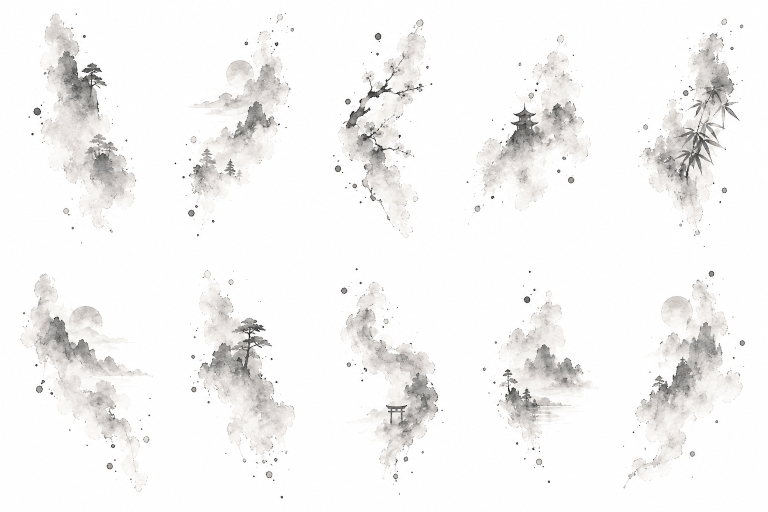
#> input picture assets/09B823FA-AD9C-4DA0-B082-2DF9B7F49D32.PNG, 1536 x 1024 px, found by its file name (shown at 1/2 size)
$ python 12-decouper-encres.py
#> lines starting #> are read from the running program, lines starting #| are printed output that depends on the picture; after the words box and inside, x2 and y2 are one past the last pixel; in counts of white or black regions, pixels touching at a corner belong together
# -*- coding: utf-8 -*-
"""Decoupe la planche de paysages a l'encre en motifs individuels detoures."""
import os, numpy as np
from PIL import Image, ImageFilter

BASE = "/Users/maximetatopoulos/App Max/Niko"
# Les planches de paysages, toutes montees en grille de motifs separes par du
# blanc. On garde les versions claires : les foncees ecrasent le papier.
PLANCHES = [
    "09B823FA-AD9C-4DA0-B082-2DF9B7F49D32.PNG",
    "8A65BDA4-8872-4BA5-80AB-B4607E75D66A.PNG",
    "2C13EA25-6DE1-47BD-994A-43E31C05F129.PNG",
]
DST  = os.path.join(BASE, "assets", "encres")
SEUIL = 6          # au-dela de ce niveau d'encre on considere le pixel peint
VIDE  = 5          # largeur mini d'une bande blanche pour separer deux motifs

# Les motifs sortent de la planche a 220 px de large et sont poses a plus de
# 700 px sur la carte : on les reechantillonne une bonne fois pour toutes plutot
# que de les laisser s'interpoler a chaque composition.
AGRANDIR = 3
NETTETE = (2, 55, 3)      # rayon, force, seuil du masque flou

# Les traits fins tres denses -- tiges de bambou, portique, branches -- montent a
# l'opacite maximale pendant que le lavis autour plafonne vers 0.2. Une fois la
# tache posee en filigrane, on ne voyait plus qu'eux. On ecrase donc le haut de
# l'echelle : en dessous du COUDE rien ne bouge, au-dessus l'opacite tend vers
# PLAFOND sans jamais l'atteindre.
COUDE = 0.34
PLAFOND = 0.56
ECLAIRCIR = 0.0    # part de blanc melangee a l'encre

def bandes(profil, vide):
    """Retourne les intervalles [debut, fin) ou le profil est non nul."""
    plein = profil > 0
    res, deb = [], None
    for i, p in enumerate(plein):
        if p and deb is None:
            deb = i
        elif not p and deb is not None:
            if i - deb > 0:
                res.append([deb, i])
            deb = None
    if deb is not None:
        res.append([deb, len(plein)])
    # fusionne les intervalles separes par moins de `vide` pixels
    fus = []
    for d, f in res:
        if fus and d - fus[-1][1] < vide:
            fus[-1][1] = f
        else:
            fus.append([d, f])
    return fus

def tasser(a):
    """Ecrase le haut de l'echelle d'opacite pour que les traits fins ne sortent
    plus du lavis. Continu et de pente 1 au coude, donc sans cassure visible."""
    t = a / 255.0
    haut = t > COUDE
    marge = PLAFOND - COUDE
    t[haut] = COUDE + marge * (1 - np.exp(-(t[haut] - COUDE) / marge))
    return t * 255.0


def detourer(rgb, alpha):
    """Retire le blanc : l'opacite vient de la densite d'encre."""
    a = tasser(alpha.astype(np.float32))
    couv = np.maximum(alpha.astype(np.float32), 1)[..., None]
    col = (rgb.astype(np.float32) - (255 - couv)) / couv * 255
    col = np.clip(col, 0, 255)
    col += (255 - col) * ECLAIRCIR
    out = np.dstack([col, a]).astype(np.uint8)
    img = Image.fromarray(out.astype(np.uint8), "RGBA")
    if AGRANDIR > 1:
        img = img.resize((img.width * AGRANDIR, img.height * AGRANDIR),
                         Image.LANCZOS)
        img = img.filter(ImageFilter.UnsharpMask(*NETTETE))
    return img

os.makedirs(DST, exist_ok=True)
for f in os.listdir(DST):
    os.remove(os.path.join(DST, f))

n = 0
for planche in PLANCHES:
    src = np.asarray(Image.open(os.path.join(BASE, "assets", planche)).convert("RGB"))
#> src is the input picture: shape (1024, 1536, 3); mean R, G, B 245.3, 244.5, 244
    encre = 255 - src.min(axis=2)
    masque = encre > SEUIL
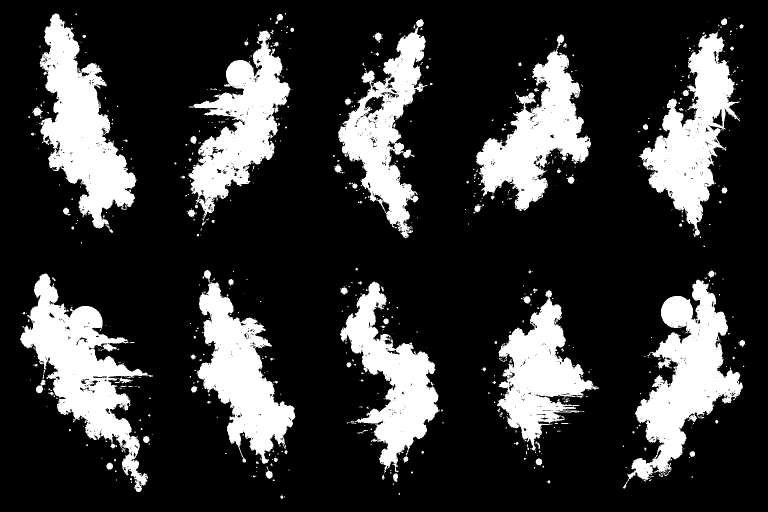
#> masque: shape (1024, 1536) bool (shown at 1/2 size); 21.4% white; 820 white regions (713 under 20 px), largest, box (x1, y1, x2, y2) and area: (40, 547, 306, 984) 38103, (79, 27, 273, 466) 37985, (1246, 559, 1486, 977) 37958
    for x0, x1 in bandes(masque.sum(axis=0), 20):
        colonne = masque[:, x0:x1]
        for y0, y1 in bandes(colonne.sum(axis=1), VIDE):
            bloc = masque[y0:y1, x0:x1]
            if bloc.sum() < 3000:
                continue
            # recadrage serre sur le motif
            ys, xs = np.where(bloc)
            ry0, ry1 = y0 + ys.min(), y0 + ys.max() + 1
            rx0, rx1 = x0 + xs.min(), x0 + xs.max() + 1
            a = encre[ry0:ry1, rx0:rx1].copy()
            a[a <= SEUIL] = 0
            img = detourer(src[ry0:ry1, rx0:rx1], a)
            n += 1
            img.save(os.path.join(DST, f"encre-{n:02d}.png"))
            print(f"encre-{n:02d}.png  {img.width}x{img.height}  ({planche[:8]})")
#> this loop made 5 passes
#> (x0, x1) on passes 1 to 5: (40, 306), (349, 591), (666, 887), (930, 1198), (1245, 1491)
#| encre-01.png  648x1317  (09B823FA)
#| encre-02.png  798x1311  (09B823FA)
#| encre-03.png  717x1275  (09B823FA)
#| encre-04.png  636x1266  (09B823FA)
#| encre-05.png  597x1317  (09B823FA)
#| encre-06.png  621x1221  (09B823FA)
#| encre-07.png  756x1074  (09B823FA)
#| encre-08.png  708x1098  (09B823FA)
#| encre-09.png  633x1323  (09B823FA)
#| encre-10.png  738x1314  (09B823FA)
#> pass 1, `colonne = masque[:, x0:x1]`:
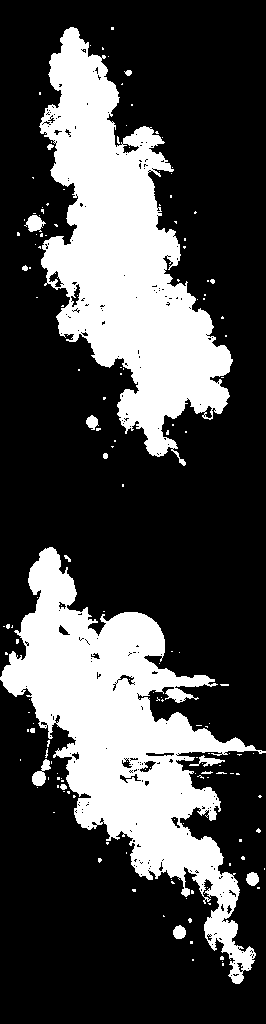
#> colonne: shape (1024, 266) bool; 28.7% white; 160 white regions (144 under 20 px), largest, box (x1, y1, x2, y2) and area: (0, 547, 266, 984) 38103, (39, 27, 233, 466) 37985, (32, 759, 51, 786) 250
#> pass 1, in tasser, `t = a / 255.0`:
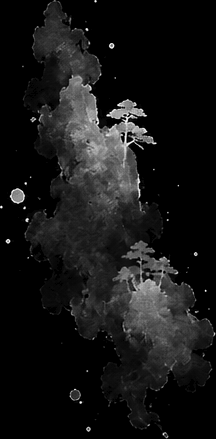
#> t: shape (439, 216) float32; min 0, max 1, mean 0.0852
#> pass 1, in tasser, `haut = t > COUDE`:
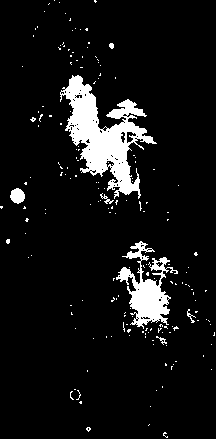
#> haut: shape (439, 216) bool; 8% white; 177 white regions (170 under 20 px), largest, box (x1, y1, x2, y2) and area: (60, 75, 157, 199) 4633, (116, 241, 178, 329) 2041, (10, 188, 25, 204) 175
#> after the loop:
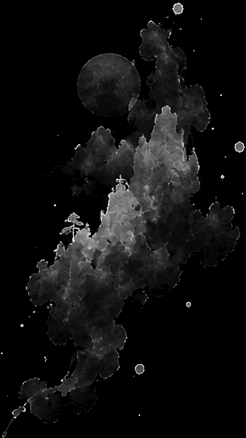
#> a: shape (438, 246); min 0, max 247, mean 15.5
#> after the loop:
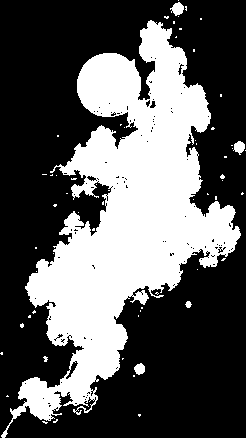
#> bloc: shape (438, 246) bool; 35.8% white; 62 white regions (57 under 20 px), largest, box (x1, y1, x2, y2) and area: (1, 20, 241, 438) 37958, (170, 2, 184, 16) 124, (233, 141, 245, 155) 108, (134, 363, 145, 375) 96, (185, 301, 192, 308) 33
#> after the loop:
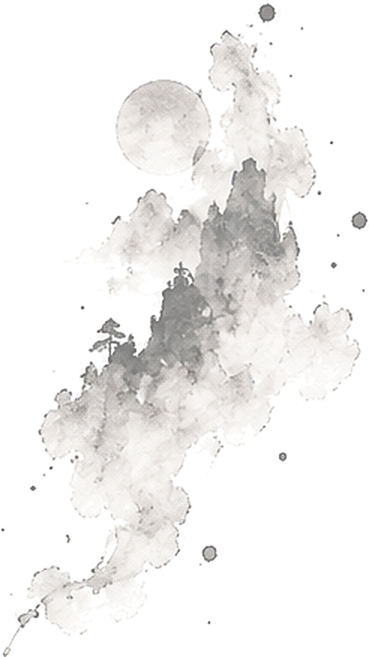
#> img: PIL image 738x1314 RGBA (shown at 1/2 size); mean R, G, B, A 21.9, 12, 0.2, 15.2; transparent parts drawn white
#> after the loop, n = 10
#> pass 2 of the loop `for planche in PLANCHES:`:
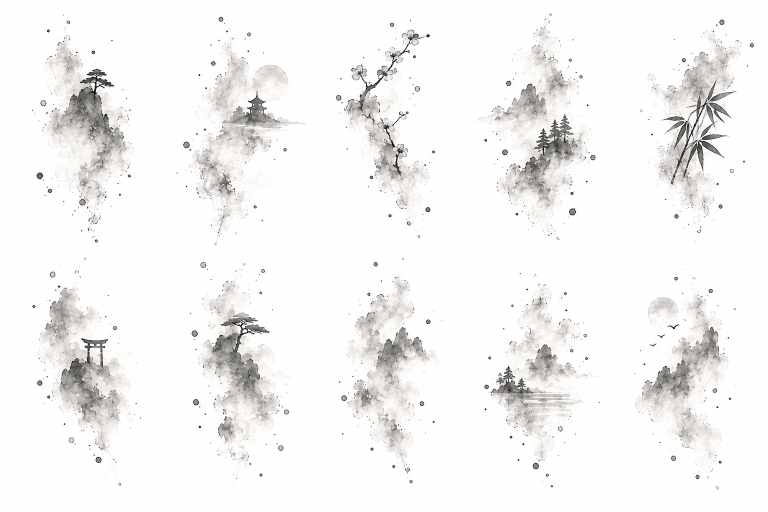
#> input picture assets/8A65BDA4-8872-4BA5-80AB-B4607E75D66A.PNG, 1536 x 1024 px, found by its file name (shown at 1/2 size)
#> src is the input picture: shape (1024, 1536, 3); mean R, G, B 244.5, 243.7, 243.2
#> `masque = encre > SEUIL`:
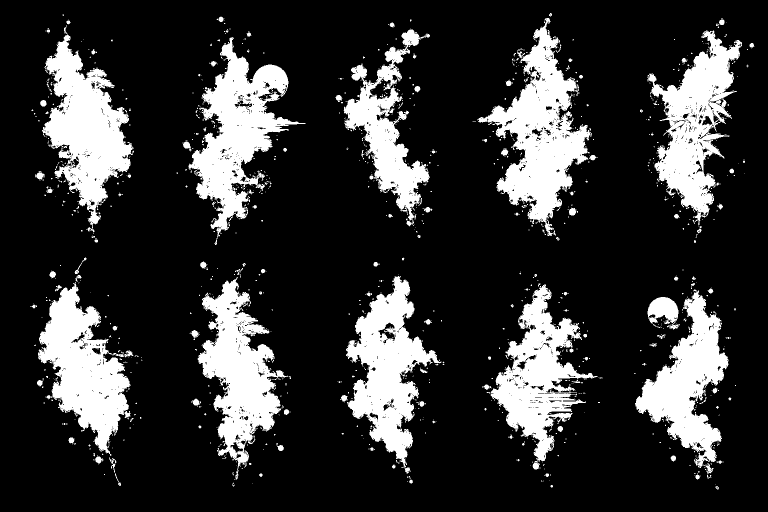
#> masque: shape (1024, 1536) bool (shown at 1/2 size); 20.4% white; 1329 white regions (1189 under 20 px), largest, box (x1, y1, x2, y2) and area: (955, 36, 1184, 472) 37084, (377, 74, 611, 490) 34028, (84, 51, 267, 464) 32921
#> the loop `for x0, x1 in bandes(masque.sum(axis=0), 20):` made 5 passes
#> (x0, x1) on passes 1 to 5: (61, 285), (353, 611), (671, 889), (945, 1205), (1268, 1509)
#> (printed output is left out)
#> after the loop `for x0, x1 in bandes(masque.sum(axis=0), 20):`:
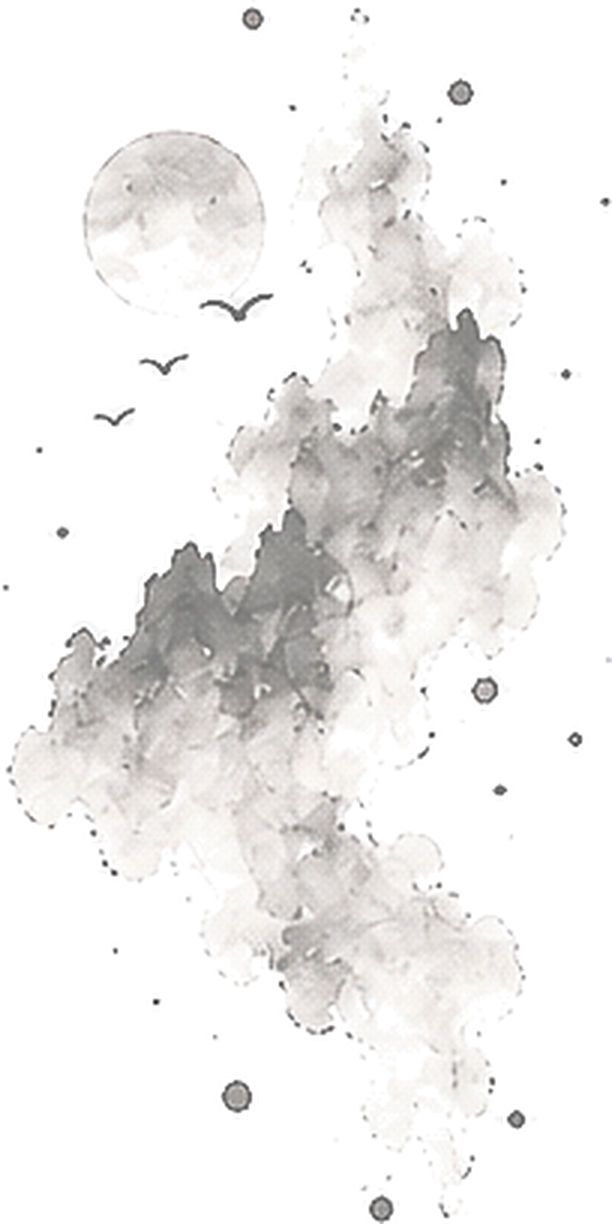
#> img: PIL image 612x1224 RGBA; mean R, G, B, A 22.4, 12, 0.3, 17.6; transparent parts drawn white
#> after the loop `for x0, x1 in bandes(masque.sum(axis=0), 20):`: n = 20
#> pass 3 of the loop `for planche in PLANCHES:`:
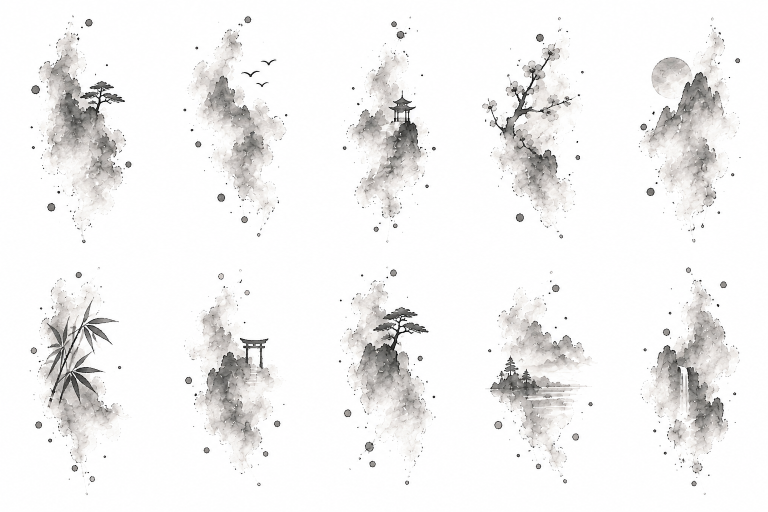
#> input picture assets/2C13EA25-6DE1-47BD-994A-43E31C05F129.PNG, 1536 x 1024 px, found by its file name (shown at 1/2 size)
#> src is the input picture: shape (1024, 1536, 3); mean R, G, B 241.9, 241.2, 240.7
#> `masque = encre > SEUIL`:
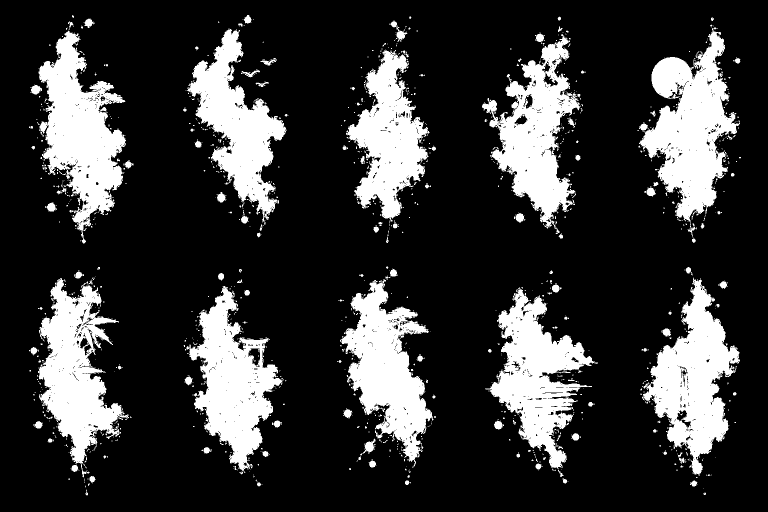
#> masque: shape (1024, 1536) bool (shown at 1/2 size); 21.8% white; 1359 white regions (1215 under 20 px), largest, box (x1, y1, x2, y2) and area: (1278, 56, 1480, 446) 37617, (77, 61, 252, 487) 35385, (1284, 555, 1480, 952) 33978
#> the loop `for x0, x1 in bandes(masque.sum(axis=0), 20):` made 5 passes
#> (x0, x1) on passes 1 to 5: (58, 267), (366, 577), (674, 872), (964, 1196), (1275, 1482)
#> (printed output is left out)
#> after the loop `for x0, x1 in bandes(masque.sum(axis=0), 20):`:
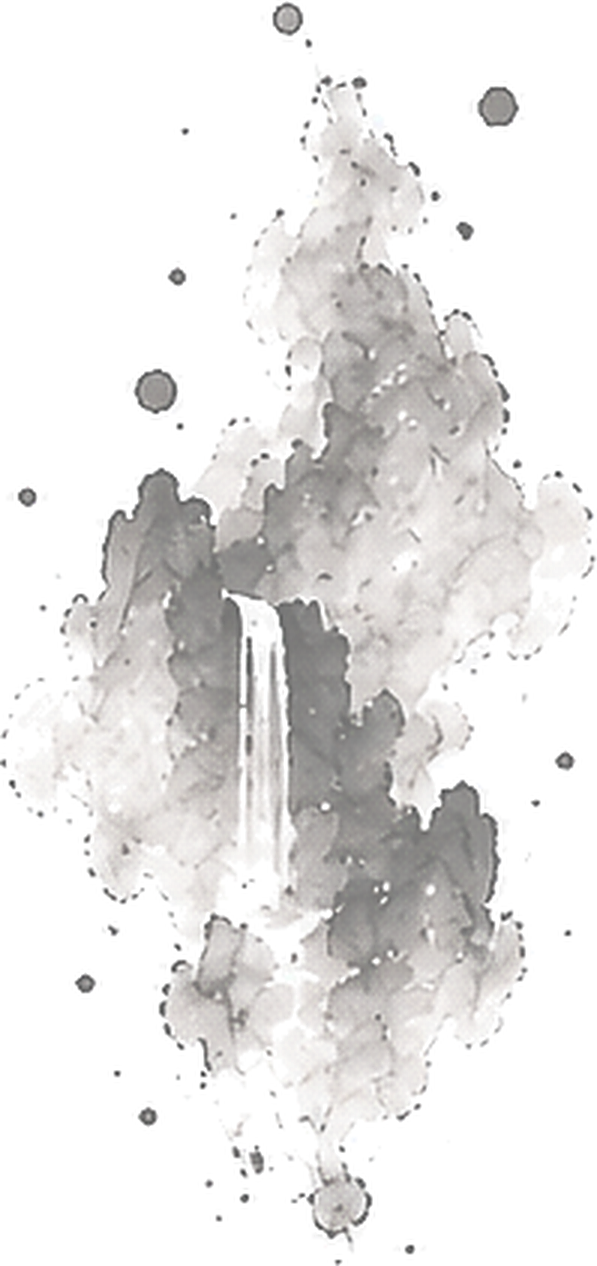
#> img: PIL image 597x1266 RGBA; mean R, G, B, A 15.6, 7.6, 0.4, 25.4; transparent parts drawn white
#> after the loop `for x0, x1 in bandes(masque.sum(axis=0), 20):`: n = 30
print("motifs:", n)
#| motifs: 30
